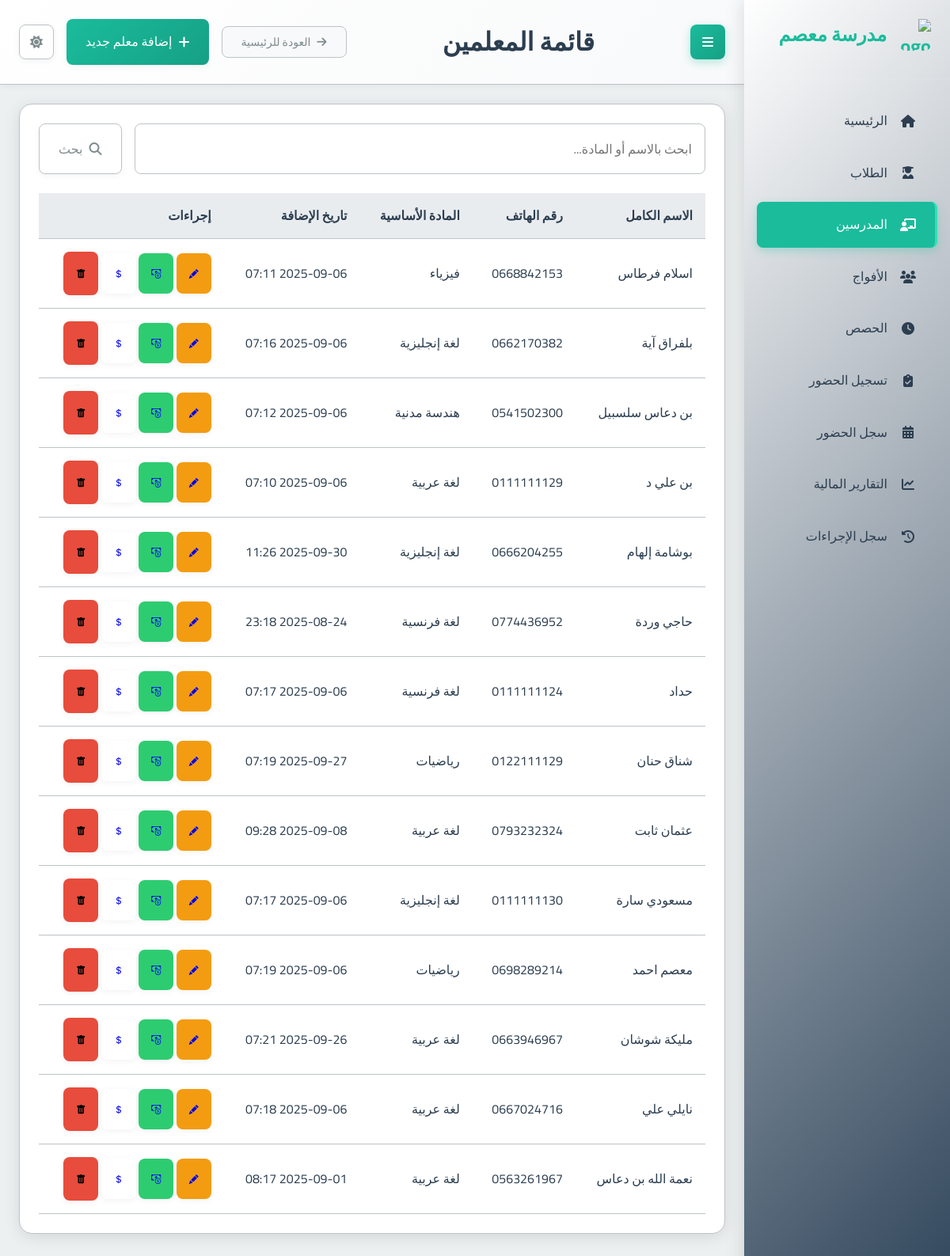
Screenshot of /teachers/ with the database file from the repository.
### school_app/models.py (models this page shows, shortened)
class Teacher(models.Model):
    full_name = models.CharField(max_length=201, verbose_name="الاسم الكامل")
    phone_number = models.CharField(max_length=20, unique=True, verbose_name="رقم الهاتف")
    subject = models.ForeignKey(Subject, on_delete=models.PROTECT, verbose_name="المادة الأساسية")
    created_at = models.DateTimeField(auto_now_add=True, verbose_name="تاريخ الإنشاء")
    class Meta:
        verbose_name = "مدرس"
        verbose_name_plural = "المدرسون"

class Subject(models.Model):
    name = models.CharField(max_length=100, verbose_name="اسم المادة")
    class Meta:
        verbose_name = "مادة دراسية"
        verbose_name_plural = "المواد الدراسية"

### school_app/views.py (the view)
# urls.py: path('teachers/', views.teacher_list, name='teacher_list'),
def teacher_list(request):
    query = request.GET.get('q', '').strip()
    teachers_qs = Teacher.objects.select_related('subject').all()
    if query:
        teachers_qs = teachers_qs.filter(
            Q(full_name__icontains=query) |
            Q(subject__name__icontains=query) # Search by subject name
        )
    teachers = teachers_qs.order_by('full_name')
    context = {
        'teachers': teachers,
        'page_title': "قائمة المعلمين",
        'search_query': query
    }
    return render(request, 'school_app/teacher_list.html', context)

### templates/school_app/teacher_list.html (shortened to what this page needs)
{% extends "base.html" %}
{% block page_title %}{{ page_title|default:"قائمة المعلمين" }}{% endblock %}
{% block header_actions %}
  <a href="{% url 'add_teacher' %}" class="btn btn-primary">
    <i class="fas fa-plus"></i> إضافة معلم جديد
  </a>
{% endblock %}
{% block content %}
<div class="card">
  <div class="card-body">
    <form method="get" action="{% url 'teacher_list' %}" class="mb-3">
      <div class="input-group">
        <input type="text" name="q" class="form-control" placeholder="ابحث بالاسم أو المادة..." value="{{ search_query|default:'' }}">
        <div class="input-group-append">
          <button class="btn btn-outline-secondary" type="submit">
            <i class="fas fa-search"></i> بحث
          </button>
        </div>
      </div>
    </form>
    {% if teachers %}
      <div class="table-container">
        <table class="table table-striped">
          <thead>
            <tr>
              <th>الاسم الكامل</th>
              <th>رقم الهاتف</th>
              <th>المادة الأساسية</th>
              <th>تاريخ الإضافة</th>
              <th>إجراءات</th>
            </tr>
          </thead>
          <tbody>
            {% for teacher in teachers %}
              <tr>
                <td>{{ teacher.full_name }}</td>
                <td dir="ltr">{{ teacher.phone_number }}</td>
                <td>{{ teacher.subject.name }}</td>
                <td>{{ teacher.created_at|date:"Y-m-d H:i" }}</td>
                <td>
                  <a href="{% url 'edit_teacher' teacher.id %}" class="btn btn-sm btn-warning" title="تعديل"> <i class="bi bi-pencil-fill"></i><span class="sr-only">تعديل</span></a>
                  <a href="{% url 'teacher_monthly_payment' teacher_id=teacher.id %}" class="btn btn-sm btn-success" title="دفع المستحقات"><i class="bi bi-cash-coin"></i><span class="sr-only">دفع المستحقات</span></a>
                  <a href="{% url 'teacher_financial_detail' teacher.id %}" class="btn btn-sm btn-outline-primary" title="عرض التفاصيل المالية"><i class="bi bi-currency-dollar"></i></a>
                  <form action="{% url 'delete_teacher' teacher.id %}" method="post" style="display: inline;" onsubmit="return confirm('هل أنت متأكد أنك تريد حذف هذا المدرس؟ قد يؤدي هذا إلى مشاكل إذا كان المدرس مرتبطاً بأفواج حالية.');">
                      <button type="submit" class="btn btn-danger btn-sm" title="حذف"><i class="bi bi-trash-fill"></i><span class="sr-only">حذف</span></button>
                  </form>
                </td>
              </tr>
            {% endfor %}
          </tbody>
        </table>
      </div>
    {% else %}
      <p class="text-center text-muted">لا يوجد معلمون مسجلون حالياً.</p>
      <div class="text-center mt-3">
         <a href="{% url 'add_teacher' %}" class="btn btn-primary">إضافة معلم جديد</a>
      </div>
    {% endif %}
  </div>
</div>
{% endblock %}

### templates/base.html (shortened to what this page needs)
<!DOCTYPE html>
<html lang="ar" dir="rtl">
<head>
  <link rel="stylesheet" href="https://cdnjs.cloudflare.com/ajax/libs/font-awesome/6.4.0/css/all.min.css">
  <link rel="stylesheet" href="/static/css/main.css">
  <link rel="stylesheet" href="https://cdn.jsdelivr.net/npm/choices.js/public/assets/styles/choices.min.css"/>
  <link rel="stylesheet" href="https://cdn.jsdelivr.net/npm/bootstrap-icons@1.10.0/font/bootstrap-icons.css">
</head>
<body>
  <div class="main-layout">
    <aside class="sidebar" id="sidebar">
      <div class="sidebar-header">
        <div class="sidebar-logo">
          <img src="https://cdn-icons-png.freepik.com/512/2602/2602414.png" alt="Logo">
          <span>مدرسة معصم</span>
        </div>
      </div>
      <nav>
        <ul class="nav-menu">
          <li class="nav-item">
            <a href="/" class="nav-link {% if request.path == '/' %}active{% endif %}">
              <i class="fas fa-home"></i>
              <span>الرئيسية</span>
            </a>
          </li>
          <li class="nav-item">
            <a href="/students/" class="nav-link {% if 'students' in request.path %}active{% endif %}">
              <i class="fas fa-user-graduate"></i>
              <span>الطلاب</span>
            </a>
          </li>
          <li class="nav-item">
            <a href="/teachers/" class="nav-link {% if 'teachers' in request.path %}active{% endif %}">
              <i class="fas fa-chalkboard-teacher"></i>
              <span>المدرسين</span>
            </a>
          </li>
          <li class="nav-item">
            <a href="/groups/" class="nav-link {% if 'groups' in request.path %}active{% endif %}">
              <i class="fas fa-users"></i>
              <span>الأفواج</span>
            </a>
          </li>
          <li class="nav-item">
            <a href="/sessions/" class="nav-link {% if 'sessions' in request.path %}active{% endif %}">
              <i class="fas fa-clock"></i>
              <span>الحصص</span>
            </a>
          </li>
          <li class="nav-item">
            <a href="/attendance/" class="nav-link {% if request.path == '/attendance/' %}active{% endif %}">
              <i class="fas fa-clipboard-check"></i>
              <span>تسجيل الحضور</span>
            </a>
          </li>
          <li class="nav-item">
            <a href="{% url 'attendance_record' %}" class="nav-link {% if request.path == '/attendance/record/' %}active{% endif %}">
              <i class="fas fa-calendar-alt"></i>
              <span>سجل الحضور</span>
            </a>
          </li>
          <li class="nav-item">
            <a href="/payments/report/" class="nav-link {% if 'payments/report' in request.path %}active{% endif %}">
              <i class="fas fa-chart-line"></i>
              <span>التقارير المالية</span>
            </a>
          </li>
          <li class="nav-item">
            <a href="{% url 'action_log_list' %}" class="nav-link {% if 'financial-reports/logs' in request.path %}active{% endif %}">
              <i class="fas fa-history"></i>
              <span>سجل الإجراءات</span>
            </a>
          </li>
        </ul>
      </nav>
    </aside>
    <main class="main-content" id="main-content">
      <div class="content-header">
        <button class="menu-toggle" id="sidebar-toggle">
          <i class="fas fa-bars"></i>
        </button>
        <h1 class="page-title">{% block page_title %}نظام إدارة مدرسة معسم{% endblock %}</h1>
        <div class="header-actions">
          {% if request.path != '/' %}
          <a href="/" class="back-to-home">
            <i class="fas fa-arrow-right"></i>
            <span>العودة للرئيسية</span>
          </a>
          {% endif %}
          {% block header_actions %}{% endblock %}
          <button id="theme-toggle-btn" class="btn btn-outline-secondary">
            <i id="theme-icon-sun" class="fas fa-sun"></i>
          </button>
        </div>
      </div>
      <div class="content-body">
        {% block content %}{% endblock %}
      </div>
    </main>
  </div>
</body>
</html>

### rows the page displays
Teacher: full_name "اسلام فرطاس", phone_number "0668842153", subject.name "فيزياء", created_at "2025-09-06 07:11"
Teacher: full_name "بلفراق آية", phone_number "0662170382", subject.name "لغة إنجليزية", created_at "2025-09-06 07:16"
Teacher: full_name "بن دعاس سلسبيل", phone_number "0541502300", subject.name "هندسة مدنية", created_at "2025-09-06 07:12"
Teacher: full_name "بن علي د", phone_number "0111111129", subject.name "لغة عربية", created_at "2025-09-06 07:10"
Teacher: full_name "بوشامة إلهام", phone_number "0666204255", subject.name "لغة إنجليزية", created_at "2025-09-30 11:26"
Teacher: full_name "حاجي وردة", phone_number "0774436952", subject.name "لغة فرنسية", created_at "2025-08-24 23:18"
Teacher: full_name "حداد", phone_number "0111111124", subject.name "لغة فرنسية", created_at "2025-09-06 07:17"
Teacher: full_name "شناق حنان", phone_number "0122111129", subject.name "رياضيات", created_at "2025-09-27 07:19"
Teacher: full_name "عثمان ثابت", phone_number "0793232324", subject.name "لغة عربية", created_at "2025-09-08 09:28"
Teacher: full_name "مسعودي سارة", phone_number "0111111130", subject.name "لغة إنجليزية", created_at "2025-09-06 07:17"
Teacher: full_name "معصم احمد", phone_number "0698289214", subject.name "رياضيات", created_at "2025-09-06 07:19"
Teacher: full_name "مليكة شوشان", phone_number "0663946967", subject.name "لغة عربية", created_at "2025-09-26 07:21"
Teacher: full_name "نايلي علي", phone_number "0667024716", subject.name "لغة عربية", created_at "2025-09-06 07:18"
Teacher: full_name "نعمة الله بن دعاس", phone_number "0563261967", subject.name "لغة عربية", created_at "2025-09-01 08:17"

### other values shown
{{ page_title|default:"قائمة المعلمين" }} "قائمة المعلمين"
